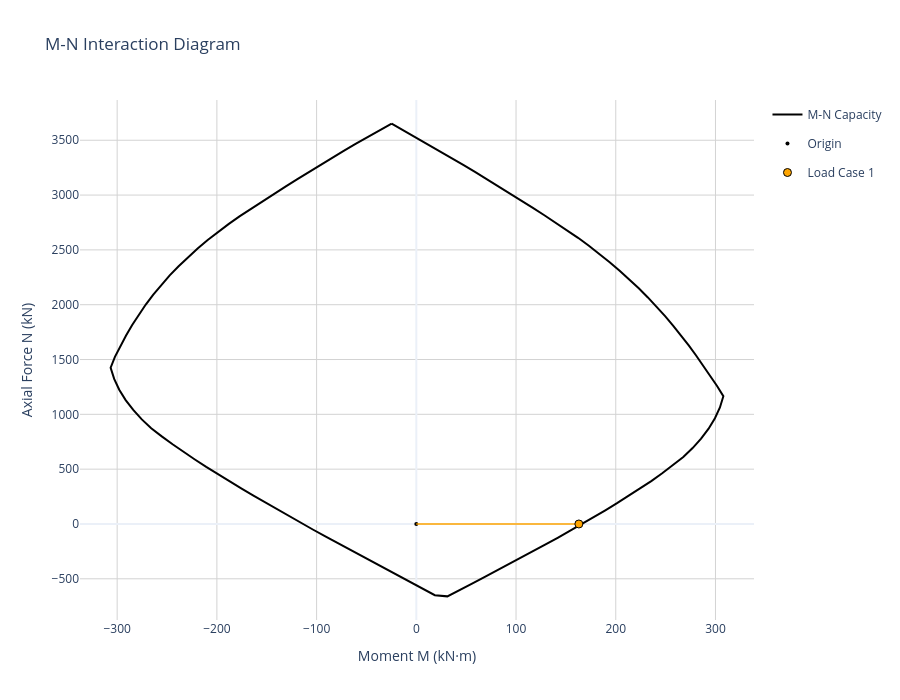
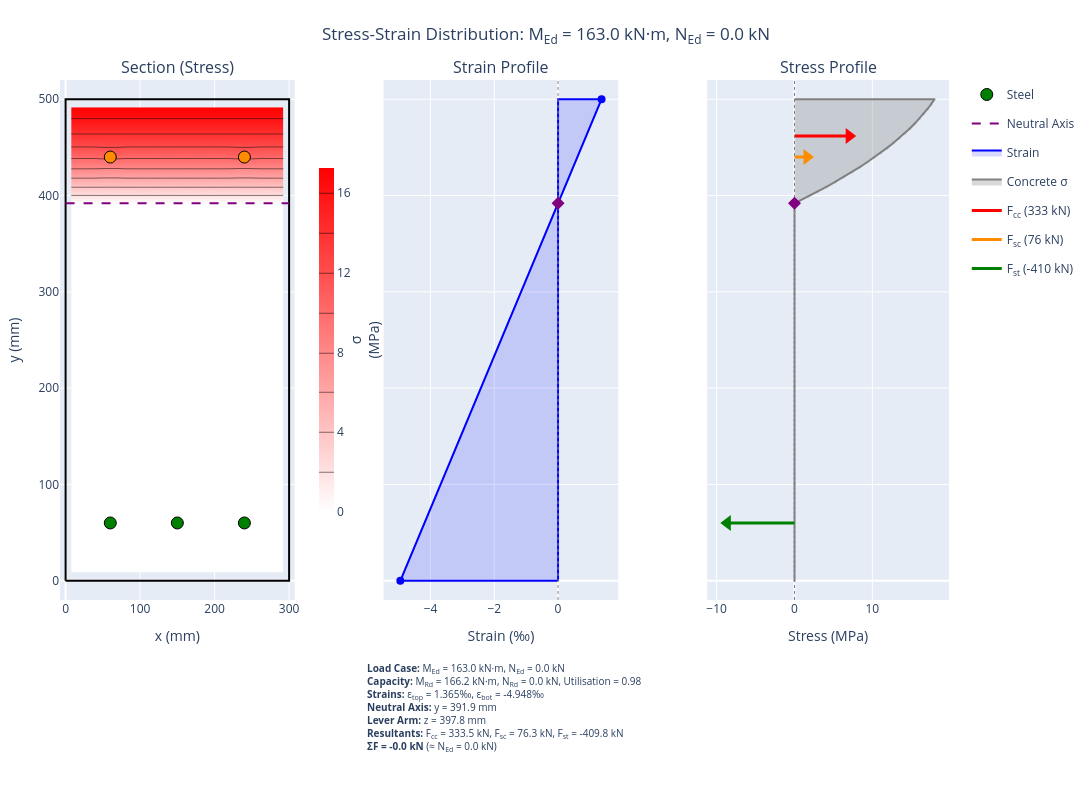

Here is the notebook cell these charts were saved with, in order:
### Code cell
# Create M-N interaction diagram
diagram = create_interaction_diagram(
    section=section,
    concrete=concrete,
    concrete_model_type=ConcreteModelType.PARABOLA_RECTANGLE,  # EC2 Fig 3.3
    steel_model_type=SteelModelType.HORIZONTAL,                  # With strain hardening
    n_fibres_width=20,
    n_fibres_height=30,
)

loadcases = []

forces_dict = {
    "M_Ed": moment,
    "N_Ed": axial
    }

loadcases.append(forces_dict)

diagram.plot_mn(
    load_points=loadcases,
    show_vectors=True,
    show=True
    )

diagram.plot_stress_strain(
    M_Ed=moment,
    N_Ed=axial,
    height=800,
    show=False,
    section_render="filled")

### Figure 1 — Plotly figure (JSON) as saved in the notebook; plotly's stock layout.template omitted (floating-point values rounded to 4 significant figures)
{"data": [{"hovertemplate": "M: %{x:.1f} kN·m<br>N: %{y:.1f} kN<extra></extra>", "line": {"color": "black", "width": 2}, "mode": "lines", "name": "M-N Capacity", "type": "scatter", "x": [-24.76, -12.75, -0.6654, 11.37, 23.34, 35.24, 47.06, 58.83, 70.54, 82.2, 93.8, 105.4, 116.9, 128.4, 139.8, 151.1, 162.2, 173.0, 183.6, 193.9, 203.9, 213.6, 223.1, 232.2, 241.0, 249.5, 257.7, 265.6, 273.2, 280.6, 287.7, 294.7, 301.6, 307.9, 304.5, 299.5, 293.1, 285.6, 277.1, 267.7, 257.3, 246.6, 235.6, 224.3, 212.9, 201.3, 189.5, 177.7, 165.8, 153.8, 141.7, 129.6, 117.5, 105.2, 92.97, 80.65, 68.27, 55.9, 43.52, 31.14, 18.57, 6.28, -6.011, -18.31, -30.61, -42.9, -55.14, -67.36, -79.55, -91.7, -103.8, -115.9, -127.9, -139.9, -151.9, -163.8, -175.6, -187.4, -199.1, -210.7, -222.1, -233.4, -244.4, -255.3, -265.9, -275.3, -283.9, -291.5, -297.9, -303.0, -306.6, -302.3, -296.8, -291.1, -284.9, -278.4, -271.3, -263.8, -255.8, -247.3, -238.4, -229.1, -219.3, -209.2, -198.8, -188.0, -177.0, -165.6, -154.2, -142.7, -131.2, -119.7, -108.0, -96.37, -84.64, -72.82, -60.92, -48.93, -36.83, -24.76], "y": [3652.0, 3589.0, 3528.0, 3466.0, 3404.0, 3340.0, 3276.0, 3212.0, 3147.0, 3082.0, 3016.0, 2950.0, 2883.0, 2816.0, 2749.0, 2680.0, 2610.0, 2538.0, 2464.0, 2388.0, 2310.0, 2231.0, 2149.0, 2066.0, 1982.0, 1895.0, 1808.0, 1719.0, 1628.0, 1537.0, 1445.0, 1352.0, 1259.0, 1165.0, 1063.0, 964.0, 869.0, 778.5, 692.2, 610.4, 535.2, 462.5, 391.5, 322.8, 255.7, 189.6, 125.1, 61.24, -1.871, -64.04, -125.9, -187.1, -247.6, -307.7, -367.2, -426.3, -484.8, -543.3, -601.8, -660.2, -649.4, -590.0, -530.6, -471.3, -412.0, -352.6, -292.7, -232.6, -172.3, -111.5, -50.35, 11.25, 73.21, 135.4, 197.9, 261.4, 325.1, 389.0, 454.7, 520.2, 588.1, 656.0, 726.9, 798.8, 872.8, 953.9, 1040.0, 1130.0, 1225.0, 1323.0, 1425.0, 1524.0, 1622.0, 1719.0, 1815.0, 1909.0, 2002.0, 2092.0, 2181.0, 2267.0, 2351.0, 2433.0, 2513.0, 2590.0, 2665.0, 2737.0, 2808.0, 2876.0, 2943.0, 3010.0, 3077.0, 3143.0, 3209.0, 3274.0, 3339.0, 3403.0, 3466.0, 3529.0, 3590.0, 3652.0]}, {"hovertemplate": "Origin (0,0)<extra></extra>", "marker": {"color": "black", "size": 4, "symbol": "circle"}, "mode": "markers", "name": "Origin", "type": "scatter", "x": [0], "y": [0]}, {"hoverinfo": "skip", "legendgroup": "lc_0", "line": {"color": "orange", "dash": "solid", "width": 1.5}, "mode": "lines", "showlegend": false, "type": "scatter", "x": [0, 163], "y": [0, 0]}, {"hoverinfo": "skip", "legendgroup": "lc_0", "line": {"color": "orange", "dash": "dash", "width": 1.5}, "mode": "lines", "showlegend": false, "type": "scatter", "x": [163, 166.2], "y": [0, 0]}, {"hovertemplate": "<b>Load Case 1</b><br>N_Ed: 0.0 kN<br>M_Ed: 163.0 kN·m<br>N_Rd: 0.0 kN<br>M_Rd: 166.2 kN·m<br>Utilization: 98.1%<br>Status: ✓ PASS<extra></extra>", "legendgroup": "lc_0", "marker": {"color": "orange", "line": {"color": "black", "width": 1}, "size": 8, "symbol": "circle"}, "mode": "markers", "name": "Load Case 1", "type": "scatter", "x": [163], "y": [0]}], "layout": {"height": 700, "legend": {"x": 1.02, "xanchor": "left", "y": 1, "yanchor": "top"}, "title": {"text": "M-N Interaction Diagram"}, "width": 900, "xaxis": {"gridcolor": "lightgray", "range": [-337.3, 338.6], "title": {"text": "Moment M (kN·m)"}, "zeroline": true}, "yaxis": {"gridcolor": "lightgray", "range": [-875.8, 3867.0], "title": {"text": "Axial Force N (kN)"}, "zeroline": true}}}

### Figure 2 — Plotly figure (JSON) as saved in the notebook; plotly's stock layout.template omitted (floating-point values rounded to 4 significant figures; data arrays with more than 128 entries replaced by an {"elided": "..."} marker saying what was removed)
{"data": [{"line": {"color": "black", "width": 2}, "mode": "lines", "name": "Section outline", "showlegend": false, "type": "scatter", "x": [0, 300, 300, 0, 0], "xaxis": "x", "y": [0, 0, 500, 500, 0], "yaxis": "y"}, {"colorbar": {"len": 0.7, "thickness": 15, "title": {"side": "right", "text": "σ<br>(MPa)"}, "x": 0.28, "y": 0.5}, "colorscale": [[0, "white"], [1, "red"]], "contours": {"coloring": "heatmap"}, "hovertemplate": "x: %{x:.1f} mm<br>y: %{y:.1f} mm<br>σ: %{z:.2f} MPa<extra>Concrete</extra>", "name": "Concrete", "showlegend": false, "showscale": true, "type": "contour", "x": [7.5, 22.5, 37.5, 52.5, 67.5, 82.5, 97.5, 112.5, 127.5, 142.5, 157.5, 172.5, 187.5, 202.5, 217.5, 232.5, 247.5, 262.5, 277.5, 292.5], "xaxis": "x", "y": [8.333, 25.0, 41.67, 58.33, 75.0, 91.67, 108.3, 125.0, 141.7, 158.3, 175.0, 191.7, 208.3, 225.0, 241.7, 258.3, 275.0, 291.7, 308.3, 325.0, 341.7, 358.3, 375.0, 391.7, 408.3, 425.0, 441.7, 458.3, 475.0, 491.7], "yaxis": "y", "z": {"elided": "30x20 float values"}, "zmax": 17.26, "zmin": 0}, {"customdata": [[-434.8, -4.19, -136.6], [-434.8, -4.19, -136.6], [-434.8, -4.19, -136.6], [121.4, 0.607, 38.14], [121.4, 0.607, 38.14]], "hovertemplate": "x: %{x:.1f} mm<br>y: %{y:.1f} mm<br>σ: %{customdata[0]:.1f} MPa<br>ε: %{customdata[1]:.3f} ‰<br>F: %{customdata[2]:.1f} kN<br><extra>Steel</extra>", "marker": {"color": ["green", "green", "green", "darkorange", "darkorange"], "line": {"color": "black", "width": 1}, "size": 12}, "mode": "markers", "name": "Steel", "showlegend": true, "type": "scatter", "x": [60.0, 150.0, 240.0, 60.0, 240.0], "xaxis": "x", "y": [60.0, 60.0, 60.0, 440.0, 440.0], "yaxis": "y"}, {"line": {"color": "purple", "dash": "dash", "width": 2}, "mode": "lines", "name": "Neutral Axis", "showlegend": true, "type": "scatter", "x": [0, 300], "xaxis": "x", "y": [391.9, 391.9], "yaxis": "y"}, {"fill": "toself", "fillcolor": "rgba(0, 0, 255, 0.15)", "hovertemplate": "ε: %{x:.3f} ‰<br>y: %{y:.1f} mm<extra></extra>", "line": {"color": "blue", "width": 2}, "mode": "lines", "name": "Strain", "type": "scatter", "x": [0, -4.948, 1.365, 0, 0], "xaxis": "x2", "y": [0, 0, 500, 500, 0], "yaxis": "y2"}, {"hovertemplate": "ε: %{x:.3f} ‰<br>y: %{y:.1f} mm<extra></extra>", "marker": {"color": "blue", "size": 8}, "mode": "markers", "showlegend": false, "type": "scatter", "x": [-4.948, 1.365], "xaxis": "x2", "y": [0, 500], "yaxis": "y2"}, {"line": {"color": "gray", "dash": "dot", "width": 1}, "mode": "lines", "showlegend": false, "type": "scatter", "x": [0, 0], "xaxis": "x2", "y": [-20, 520], "yaxis": "y2"}, {"hovertemplate": "Neutral Axis<br>y: 391.9 mm<extra></extra>", "marker": {"color": "purple", "size": 10, "symbol": "diamond"}, "mode": "markers", "name": "NA", "showlegend": false, "type": "scatter", "x": [0], "xaxis": "x2", "y": [391.9], "yaxis": "y2"}, {"fill": "toself", "fillcolor": "rgba(128, 128, 128, 0.3)", "hoverinfo": "skip", "legendgroup": "concrete_stress", "line": {"color": "gray", "width": 2}, "mode": "lines", "name": "Concrete σ", "type": "scatter", "x": [0.0, 0.0, 0.0, 0.0, 0.0, 0.0, 0.0, 0.0, 0.0, 0.0, 0.0, 0.0, 0.0, 0.0, 0.0, 0.0, 0.0, 0.0, 0.0, 0.0, 0.0, 0.0, 0.0, 0.0, 0.0, 0.0, 0.0, 0.0, 0.0, 0.0, 0.0, 0.0, 0.0, 0.0, 0.0, 0.0, 0.0, 0.0, 0.0, 0.0, 0.0, 0.0, 0.0, 0.0, 0.0, 0.0, 0.0, 0.0, 0.0, 0.0, 0.0, 0.0, 0.0, 0.0, 0.0, 0.0, 0.0, 0.0, 0.0, 0.0, 0.0, 0.0, 0.0, 0.0, 0.0, 0.0, 0.0, 0.0, 0.0, 0.0, 0.0, 0.0, 0.0, 0.0, 0.0, 0.0, 0.0, 0.0, 0.0, 0.5078, 1.746, 2.944, 4.102, 5.218, 6.294, 7.33, 8.324, 9.278, 10.19, 11.06, 11.9, 12.69, 13.44, 14.15, 14.82, 15.45, 16.03, 16.58, 17.09, 17.56, 17.98, 0.0], "xaxis": "x3", "y": [0.0, 0.0, 5.051, 10.1, 15.15, 20.2, 25.25, 30.3, 35.35, 40.4, 45.45, 50.51, 55.56, 60.61, 65.66, 70.71, 75.76, 80.81, 85.86, 90.91, 95.96, 101.0, 106.1, 111.1, 116.2, 121.2, 126.3, 131.3, 136.4, 141.4, 146.5, 151.5, 156.6, 161.6, 166.7, 171.7, 176.8, 181.8, 186.9, 191.9, 197.0, 202.0, 207.1, 212.1, 217.2, 222.2, 227.3, 232.3, 237.4, 242.4, 247.5, 252.5, 257.6, 262.6, 267.7, 272.7, 277.8, 282.8, 287.9, 292.9, 298.0, 303.0, 308.1, 313.1, 318.2, 323.2, 328.3, 333.3, 338.4, 343.4, 348.5, 353.5, 358.6, 363.6, 368.7, 373.7, 378.8, 383.8, 388.9, 393.9, 399.0, 404.0, 409.1, 414.1, 419.2, 424.2, 429.3, 434.3, 439.4, 444.4, 449.5, 454.5, 459.6, 464.6, 469.7, 474.7, 479.8, 484.8, 489.9, 494.9, 500.0, 500.0], "yaxis": "y3"}, {"hovertemplate": "%{text}<extra>Concrete</extra>", "legendgroup": "concrete_stress", "marker": {"color": "gray", "opacity": 0.3, "size": 3}, "mode": "markers", "showlegend": false, "text": ["σ: 0.00 MPa<br>ε: -4.948 ‰<br>y: 0.0 mm", "σ: 0.00 MPa<br>ε: -4.884 ‰<br>y: 5.1 mm", "σ: 0.00 MPa<br>ε: -4.820 ‰<br>y: 10.1 mm", "σ: 0.00 MPa<br>ε: -4.756 ‰<br>y: 15.2 mm", "σ: 0.00 MPa<br>ε: -4.693 ‰<br>y: 20.2 mm", "σ: 0.00 MPa<br>ε: -4.629 ‰<br>y: 25.3 mm", "σ: 0.00 MPa<br>ε: -4.565 ‰<br>y: 30.3 mm", "σ: 0.00 MPa<br>ε: -4.501 ‰<br>y: 35.4 mm", "σ: 0.00 MPa<br>ε: -4.438 ‰<br>y: 40.4 mm", "σ: 0.00 MPa<br>ε: -4.374 ‰<br>y: 45.5 mm", "σ: 0.00 MPa<br>ε: -4.310 ‰<br>y: 50.5 mm", "σ: 0.00 MPa<br>ε: -4.246 ‰<br>y: 55.6 mm", "σ: 0.00 MPa<br>ε: -4.183 ‰<br>y: 60.6 mm", "σ: 0.00 MPa<br>ε: -4.119 ‰<br>y: 65.7 mm", "σ: 0.00 MPa<br>ε: -4.055 ‰<br>y: 70.7 mm", "σ: 0.00 MPa<br>ε: -3.991 ‰<br>y: 75.8 mm", "σ: 0.00 MPa<br>ε: -3.928 ‰<br>y: 80.8 mm", "σ: 0.00 MPa<br>ε: -3.864 ‰<br>y: 85.9 mm", "σ: 0.00 MPa<br>ε: -3.800 ‰<br>y: 90.9 mm", "σ: 0.00 MPa<br>ε: -3.736 ‰<br>y: 96.0 mm", "σ: 0.00 MPa<br>ε: -3.673 ‰<br>y: 101.0 mm", "σ: 0.00 MPa<br>ε: -3.609 ‰<br>y: 106.1 mm", "σ: 0.00 MPa<br>ε: -3.545 ‰<br>y: 111.1 mm", "σ: 0.00 MPa<br>ε: -3.481 ‰<br>y: 116.2 mm", "σ: 0.00 MPa<br>ε: -3.417 ‰<br>y: 121.2 mm", "σ: 0.00 MPa<br>ε: -3.354 ‰<br>y: 126.3 mm", "σ: 0.00 MPa<br>ε: -3.290 ‰<br>y: 131.3 mm", "σ: 0.00 MPa<br>ε: -3.226 ‰<br>y: 136.4 mm", "σ: 0.00 MPa<br>ε: -3.162 ‰<br>y: 141.4 mm", "σ: 0.00 MPa<br>ε: -3.099 ‰<br>y: 146.5 mm", "σ: 0.00 MPa<br>ε: -3.035 ‰<br>y: 151.5 mm", "σ: 0.00 MPa<br>ε: -2.971 ‰<br>y: 156.6 mm", "σ: 0.00 MPa<br>ε: -2.907 ‰<br>y: 161.6 mm", "σ: 0.00 MPa<br>ε: -2.844 ‰<br>y: 166.7 mm", "σ: 0.00 MPa<br>ε: -2.780 ‰<br>y: 171.7 mm", "σ: 0.00 MPa<br>ε: -2.716 ‰<br>y: 176.8 mm", "σ: 0.00 MPa<br>ε: -2.652 ‰<br>y: 181.8 mm", "σ: 0.00 MPa<br>ε: -2.589 ‰<br>y: 186.9 mm", "σ: 0.00 MPa<br>ε: -2.525 ‰<br>y: 191.9 mm", "σ: 0.00 MPa<br>ε: -2.461 ‰<br>y: 197.0 mm", "σ: 0.00 MPa<br>ε: -2.397 ‰<br>y: 202.0 mm", "σ: 0.00 MPa<br>ε: -2.334 ‰<br>y: 207.1 mm", "σ: 0.00 MPa<br>ε: -2.270 ‰<br>y: 212.1 mm", "σ: 0.00 MPa<br>ε: -2.206 ‰<br>y: 217.2 mm", "σ: 0.00 MPa<br>ε: -2.142 ‰<br>y: 222.2 mm", "σ: 0.00 MPa<br>ε: -2.079 ‰<br>y: 227.3 mm", "σ: 0.00 MPa<br>ε: -2.015 ‰<br>y: 232.3 mm", "σ: 0.00 MPa<br>ε: -1.951 ‰<br>y: 237.4 mm", "σ: 0.00 MPa<br>ε: -1.887 ‰<br>y: 242.4 mm", "σ: 0.00 MPa<br>ε: -1.823 ‰<br>y: 247.5 mm", "σ: 0.00 MPa<br>ε: -1.760 ‰<br>y: 252.5 mm", "σ: 0.00 MPa<br>ε: -1.696 ‰<br>y: 257.6 mm", "σ: 0.00 MPa<br>ε: -1.632 ‰<br>y: 262.6 mm", "σ: 0.00 MPa<br>ε: -1.568 ‰<br>y: 267.7 mm", "σ: 0.00 MPa<br>ε: -1.505 ‰<br>y: 272.7 mm", "σ: 0.00 MPa<br>ε: -1.441 ‰<br>y: 277.8 mm", "σ: 0.00 MPa<br>ε: -1.377 ‰<br>y: 282.8 mm", "σ: 0.00 MPa<br>ε: -1.313 ‰<br>y: 287.9 mm", "σ: 0.00 MPa<br>ε: -1.250 ‰<br>y: 292.9 mm", "σ: 0.00 MPa<br>ε: -1.186 ‰<br>y: 298.0 mm", "σ: 0.00 MPa<br>ε: -1.122 ‰<br>y: 303.0 mm", "σ: 0.00 MPa<br>ε: -1.058 ‰<br>y: 308.1 mm", "σ: 0.00 MPa<br>ε: -0.995 ‰<br>y: 313.1 mm", "σ: 0.00 MPa<br>ε: -0.931 ‰<br>y: 318.2 mm", "σ: 0.00 MPa<br>ε: -0.867 ‰<br>y: 323.2 mm", "σ: 0.00 MPa<br>ε: -0.803 ‰<br>y: 328.3 mm", "σ: 0.00 MPa<br>ε: -0.740 ‰<br>y: 333.3 mm", "σ: 0.00 MPa<br>ε: -0.676 ‰<br>y: 338.4 mm", "σ: 0.00 MPa<br>ε: -0.612 ‰<br>y: 343.4 mm", "σ: 0.00 MPa<br>ε: -0.548 ‰<br>y: 348.5 mm", "σ: 0.00 MPa<br>ε: -0.485 ‰<br>y: 353.5 mm", "σ: 0.00 MPa<br>ε: -0.421 ‰<br>y: 358.6 mm", "σ: 0.00 MPa<br>ε: -0.357 ‰<br>y: 363.6 mm", "σ: 0.00 MPa<br>ε: -0.293 ‰<br>y: 368.7 mm", "σ: 0.00 MPa<br>ε: -0.229 ‰<br>y: 373.7 mm", "σ: 0.00 MPa<br>ε: -0.166 ‰<br>y: 378.8 mm", "σ: 0.00 MPa<br>ε: -0.102 ‰<br>y: 383.8 mm", "σ: 0.00 MPa<br>ε: -0.038 ‰<br>y: 388.9 mm", "σ: 0.51 MPa<br>ε: 0.026 ‰<br>y: 393.9 mm", "σ: 1.75 MPa<br>ε: 0.089 ‰<br>y: 399.0 mm", "σ: 2.94 MPa<br>ε: 0.153 ‰<br>y: 404.0 mm", "σ: 4.10 MPa<br>ε: 0.217 ‰<br>y: 409.1 mm", "σ: 5.22 MPa<br>ε: 0.281 ‰<br>y: 414.1 mm", "σ: 6.29 MPa<br>ε: 0.344 ‰<br>y: 419.2 mm", "σ: 7.33 MPa<br>ε: 0.408 ‰<br>y: 424.2 mm", "σ: 8.32 MPa<br>ε: 0.472 ‰<br>y: 429.3 mm", "σ: 9.28 MPa<br>ε: 0.536 ‰<br>y: 434.3 mm", "σ: 10.19 MPa<br>ε: 0.599 ‰<br>y: 439.4 mm", "σ: 11.06 MPa<br>ε: 0.663 ‰<br>y: 444.4 mm", "σ: 11.90 MPa<br>ε: 0.727 ‰<br>y: 449.5 mm", "σ: 12.69 MPa<br>ε: 0.791 ‰<br>y: 454.5 mm", "σ: 13.44 MPa<br>ε: 0.854 ‰<br>y: 459.6 mm", "σ: 14.15 MPa<br>ε: 0.918 ‰<br>y: 464.6 mm", "σ: 14.82 MPa<br>ε: 0.982 ‰<br>y: 469.7 mm", "σ: 15.45 MPa<br>ε: 1.046 ‰<br>y: 474.7 mm", "σ: 16.03 MPa<br>ε: 1.109 ‰<br>y: 479.8 mm", "σ: 16.58 MPa<br>ε: 1.173 ‰<br>y: 484.8 mm", "σ: 17.09 MPa<br>ε: 1.237 ‰<br>y: 489.9 mm", "σ: 17.56 MPa<br>ε: 1.301 ‰<br>y: 494.9 mm", "σ: 17.98 MPa<br>ε: 1.365 ‰<br>y: 500.0 mm"], "type": "scatter", "x": [0.0, 0.0, 0.0, 0.0, 0.0, 0.0, 0.0, 0.0, 0.0, 0.0, 0.0, 0.0, 0.0, 0.0, 0.0, 0.0, 0.0, 0.0, 0.0, 0.0, 0.0, 0.0, 0.0, 0.0, 0.0, 0.0, 0.0, 0.0, 0.0, 0.0, 0.0, 0.0, 0.0, 0.0, 0.0, 0.0, 0.0, 0.0, 0.0, 0.0, 0.0, 0.0, 0.0, 0.0, 0.0, 0.0, 0.0, 0.0, 0.0, 0.0, 0.0, 0.0, 0.0, 0.0, 0.0, 0.0, 0.0, 0.0, 0.0, 0.0, 0.0, 0.0, 0.0, 0.0, 0.0, 0.0, 0.0, 0.0, 0.0, 0.0, 0.0, 0.0, 0.0, 0.0, 0.0, 0.0, 0.0, 0.0, 0.5078, 1.746, 2.944, 4.102, 5.218, 6.294, 7.33, 8.324, 9.278, 10.19, 11.06, 11.9, 12.69, 13.44, 14.15, 14.82, 15.45, 16.03, 16.58, 17.09, 17.56, 17.98], "xaxis": "x3", "y": [0.0, 5.051, 10.1, 15.15, 20.2, 25.25, 30.3, 35.35, 40.4, 45.45, 50.51, 55.56, 60.61, 65.66, 70.71, 75.76, 80.81, 85.86, 90.91, 95.96, 101.0, 106.1, 111.1, 116.2, 121.2, 126.3, 131.3, 136.4, 141.4, 146.5, 151.5, 156.6, 161.6, 166.7, 171.7, 176.8, 181.8, 186.9, 191.9, 197.0, 202.0, 207.1, 212.1, 217.2, 222.2, 227.3, 232.3, 237.4, 242.4, 247.5, 252.5, 257.6, 262.6, 267.7, 272.7, 277.8, 282.8, 287.9, 292.9, 298.0, 303.0, 308.1, 313.1, 318.2, 323.2, 328.3, 333.3, 338.4, 343.4, 348.5, 353.5, 358.6, 363.6, 368.7, 373.7, 378.8, 383.8, 388.9, 393.9, 399.0, 404.0, 409.1, 414.1, 419.2, 424.2, 429.3, 434.3, 439.4, 444.4, 449.5, 454.5, 459.6, 464.6, 469.7, 474.7, 479.8, 484.8, 489.9, 494.9, 500.0], "yaxis": "y3"}, {"hovertemplate": "F<sub>cc</sub> = 333.5 kN<br>y = 461.8 mm<extra>Concrete Compression</extra>", "legendgroup": "F<sub>cc</sub>", "line": {"color": "red", "width": 3}, "mode": "lines", "name": "F<sub>cc</sub> (333 kN)", "type": "scatter", "x": [0, 7.022], "xaxis": "x3", "y": [461.8, 461.8], "yaxis": "y3"}, {"hoverinfo": "skip", "legendgroup": "F<sub>cc</sub>", "marker": {"color": "red", "size": 14, "symbol": "triangle-right"}, "mode": "markers", "showlegend": false, "type": "scatter", "x": [7.022], "xaxis": "x3", "y": [461.8], "yaxis": "y3"}, {"hovertemplate": "F<sub>sc</sub> = 76.3 kN<br>y = 440.0 mm<extra>Steel Compression</extra>", "legendgroup": "F<sub>sc</sub>", "line": {"color": "darkorange", "width": 3}, "mode": "lines", "name": "F<sub>sc</sub> (76 kN)", "type": "scatter", "x": [0, 1.606], "xaxis": "x3", "y": [440.0, 440.0], "yaxis": "y3"}, {"hoverinfo": "skip", "legendgroup": "F<sub>sc</sub>", "marker": {"color": "darkorange", "size": 14, "symbol": "triangle-right"}, "mode": "markers", "showlegend": false, "type": "scatter", "x": [1.606], "xaxis": "x3", "y": [440.0], "yaxis": "y3"}, {"hovertemplate": "F<sub>st</sub> = -409.8 kN<br>y = 60.0 mm<extra>Steel Tension</extra>", "legendgroup": "F<sub>st</sub>", "line": {"color": "green", "width": 3}, "mode": "lines", "name": "F<sub>st</sub> (-410 kN)", "type": "scatter", "x": [0, -8.628], "xaxis": "x3", "y": [60, 60], "yaxis": "y3"}, {"hoverinfo": "skip", "legendgroup": "F<sub>st</sub>", "marker": {"color": "green", "size": 14, "symbol": "triangle-left"}, "mode": "markers", "showlegend": false, "type": "scatter", "x": [-8.628], "xaxis": "x3", "y": [60], "yaxis": "y3"}, {"line": {"color": "gray", "dash": "dot", "width": 1}, "mode": "lines", "showlegend": false, "type": "scatter", "x": [0, 0], "xaxis": "x3", "y": [-20, 520], "yaxis": "y3"}, {"hovertemplate": "Neutral Axis<br>y: 391.9 mm<extra></extra>", "marker": {"color": "purple", "size": 10, "symbol": "diamond"}, "mode": "markers", "showlegend": false, "type": "scatter", "x": [0], "xaxis": "x3", "y": [391.9], "yaxis": "y3"}], "layout": {"annotations": [{"font": {"size": 16}, "showarrow": false, "text": "Section (Stress)", "x": 0.132, "xanchor": "center", "xref": "paper", "y": 1, "yanchor": "bottom", "yref": "paper"}, {"font": {"size": 16}, "showarrow": false, "text": "Strain Profile", "x": 0.496, "xanchor": "center", "xref": "paper", "y": 1, "yanchor": "bottom", "yref": "paper"}, {"font": {"size": 16}, "showarrow": false, "text": "Stress Profile", "x": 0.864, "xanchor": "center", "xref": "paper", "y": 1, "yanchor": "bottom", "yref": "paper"}, {"align": "left", "font": {"size": 10}, "showarrow": false, "text": "<b>Load Case:</b> M<sub>Ed</sub> = 163.0 kN·m, N<sub>Ed</sub> = 0.0 kN<br><b>Capacity:</b> M<sub>Rd</sub> = 166.2 kN·m, N<sub>Rd</sub> = 0.0 kN, Utilisation = 0.98<br><b>Strains:</b> ε<sub>top</sub> = 1.365‰, ε<sub>bot</sub> = -4.948‰<br><b>Neutral Axis:</b> y = 391.9 mm<br><b>Lever Arm:</b> z = 397.8 mm<br><b>Resultants:</b> F<sub>cc</sub> = 333.5 kN, F<sub>sc</sub> = 76.3 kN, F<sub>st</sub> = -409.8 kN<br><b>ΣF = -0.0 kN</b> (≈ N<sub>Ed</sub> = 0.0 kN)", "x": 0.5, "xref": "paper", "y": -0.3, "yref": "paper"}], "height": 800, "legend": {"x": 1.02, "y": 1}, "margin": {"b": 200, "l": 60, "r": 120, "t": 80}, "showlegend": true, "title": {"text": "Stress-Strain Distribution: M<sub>Ed</sub> = 163.0 kN·m, N<sub>Ed</sub> = 0.0 kN", "x": 0.5}, "width": 1200, "xaxis": {"anchor": "y", "domain": [0, 0.264], "range": [-7.5, 307.5], "title": {"text": "x (mm)"}}, "xaxis2": {"anchor": "y2", "domain": [0.364, 0.628], "title": {"text": "Strain (‰)"}}, "xaxis3": {"anchor": "y3", "domain": [0.728, 1], "range": [-11.22, 19.85], "title": {"text": "Stress (MPa)"}}, "yaxis": {"anchor": "x", "domain": [0, 1], "range": [-20, 520], "title": {"text": "y (mm)"}}, "yaxis2": {"anchor": "x2", "domain": [0, 1], "matches": "y", "showticklabels": false}, "yaxis3": {"anchor": "x3", "domain": [0, 1], "matches": "y", "showticklabels": false}}}
